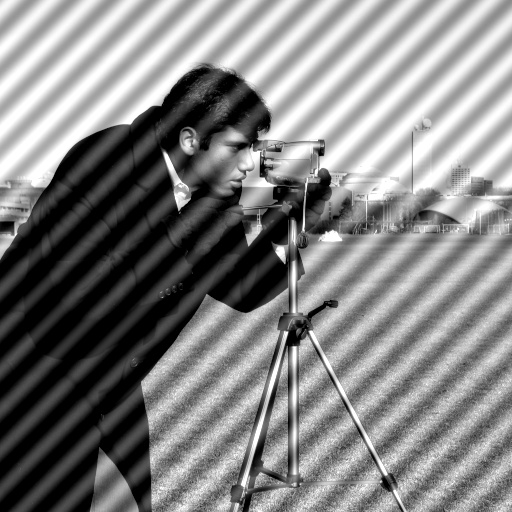
#> input picture periodic_noise.jpg, 512 x 512 px
$ jupyter execute lab2.ipynb
#> lines starting #> are read from the running program, lines starting #| are printed output that depends on the picture; after the words box and inside, x2 and y2 are one past the last pixel; in counts of white or black regions, pixels touching at a corner belong together; long printed decimals are rounded
# Task 1

Usted trabaja para una empresa de imágenes satelitales. Una de las cámaras en órbita tiene una
interferencia electrónica que genera un ruido sinusoidal (patrón de rayas diagonales) sobre las fotografías
de la superficie terrestre. Los filtros espaciales tradicionales (Gaussian Blur) destruyen los detalles
geográficos necesarios. Por ello usted ha decido idear una solución tomando como base fotografías que
tiene a mano con el mismo problema previo a implementar la solución real. Con esto en mente, realice:
1. Cargue la imagen periodic_noise.jpg en escala de grises.
2. Calcule la Transformada Discreta de Fourier (DFT) y desplace el componente de frecuencia cero al
centro.
3. Muestre el Espectro de Magnitud en escala logarítmica.
4. Identifique visualmente los "picos" de energía que no corresponden a la información natural de la
imagen (puntos brillantes fuera del centro).
5. Cree una máscara (Notch Filter) que bloquee específicamente esas frecuencias parásitas
(haciéndolas cero), pero preserve el resto del espectro, incluyendo el componente DC.
6. Aplique la Transformada Inversa (IDFT) para recuperar la imagen espacial.
Para esta parte se espera que entregue:
• Código funcional y visualización correcta del espectro con los picos de ruidos señalados
• Imagen restaurada exitosamente (sin rayas y con detalles nítidos)
• Explique por qué un filtro de promedio (average filter) de 5x5 en el dominio espacial hibiera sido una
mala solución para este problema específico

[cell 1]
import cv2
import numpy as np
import matplotlib.pyplot as plt

[cell 2]
img = cv2.imread('periodic_noise.jpg', cv2.IMREAD_GRAYSCALE)
#> img is the input picture: shape (512, 512); min 0, max 255, mean 130.2

plt.figure(figsize=(6,6))
plt.imshow(img, cmap='gray')
plt.title('Imagen con ruido periódico')
plt.axis('off')

[cell 3]
dft = cv2.dft(np.float32(img), flags=cv2.DFT_COMPLEX_OUTPUT)
dft_shift = np.fft.fftshift(dft)  # Mover frecuencia cero, centrada

[cell 4]
magnitude_spectrum = 20 * np.log(cv2.magnitude(dft_shift[:,:,0], dft_shift[:,:,1]) + 1)

plt.figure(figsize=(6,6))
plt.imshow(magnitude_spectrum, cmap='gray')
plt.title('Espectro de Magnitud (log)')
plt.axis('off')

## se pueden observar los picos de luz tirando en forma de estrella

[cell 5]
plt.imsave('espectro.png', magnitude_spectrum, cmap='gray')

### se guardo para usar con ayuda de paint las coordenadas de los picos y con eso logramos definir que los picos son:
(218, 218),
(230, 230),
(243, 243),
(269, 269),
(282, 282),
(295, 295)

[cell 6]
rows, cols = img.shape
#> rows = 512; cols = 512
peaks = [
    (218, 218),
    (230, 230),
    (243, 243),
    (269, 269),
    (282, 282),
    (295, 295)
]

[cell 7]
mask = np.ones((rows, cols, 2), np.uint8)

r = 8  # radio del notch a prueba y error
for peak in peaks:
    x, y = peak
    cv2.circle(mask, (y, x), r, (0,0,0), -1)

plt.figure(figsize=(6,6))
plt.imshow(mask[:,:,0], cmap='gray')
plt.title('Máscara Notch')
plt.axis('off')

[cell 8]
fshift = dft_shift * mask

# Volver a dominio espacial
f_ishift = np.fft.ifftshift(fshift)
img_back = cv2.idft(f_ishift)
img_back = cv2.magnitude(img_back[:,:,0], img_back[:,:,1])
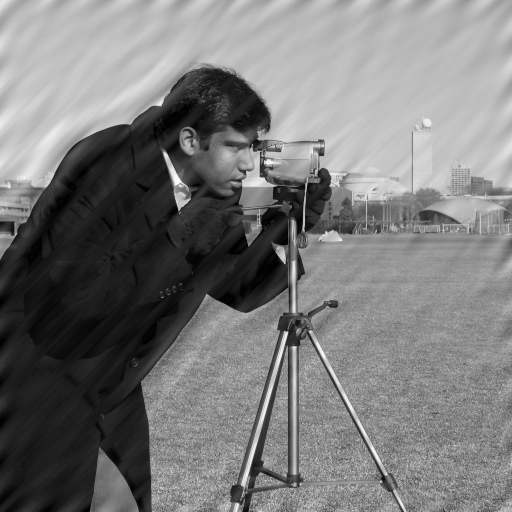
#> img_back: shape (512, 512) float32; min 11138.1, max 71367048, mean 34148896; drawn with min black and max white

# Normalizar para visualizar
img_back = cv2.normalize(img_back, None, 0, 255, cv2.NORM_MINMAX)
img_back = np.uint8(img_back)

plt.figure(figsize=(6,6))
plt.imshow(img_back, cmap='gray')
plt.title('Imagen Restaurada (sin ruido periódico)')
plt.axis('off')

## por que un filtro de promedio de 5x5 hubiera sido una mala solucion?

El filtro de promedio 5×5 reemplaza cada píxel por el valor promedio de sus vecinos, lo que produce un efecto de suavizado general en la imagen. Sin embargo, el ruido presente en este caso no era aleatorio, sino periódico y con una frecuencia bien definida.

Entonces el filtro no habría eliminado las líneas de ruido, sino que únicamente habría reducido de forma general las variaciones de intensidad en la imagen. Como este tipo de filtro tiene su respuesta máxima en las bajas frecuencias y atenúa progresivamente las altas, el resultado visual habría sido una imagen más borrosa, donde los detalles geográficos importantes se degradan, mientras que el patrón de ruido todavía sería perceptible.

En resumen, se habría perdido información útil de la imagen sin eliminar eficazmente la interferencia sinusoidal, lo que lo convierte en una solución inadecuada para este problema específico.

## **Task 2**

[cell 9]
import cv2
import numpy as np

# -----------------------------
# 1) Cargar imagen y asegurar binaria
# -----------------------------
path = "fingerprint_noisy.png"
img = cv2.imread(path, cv2.IMREAD_GRAYSCALE)
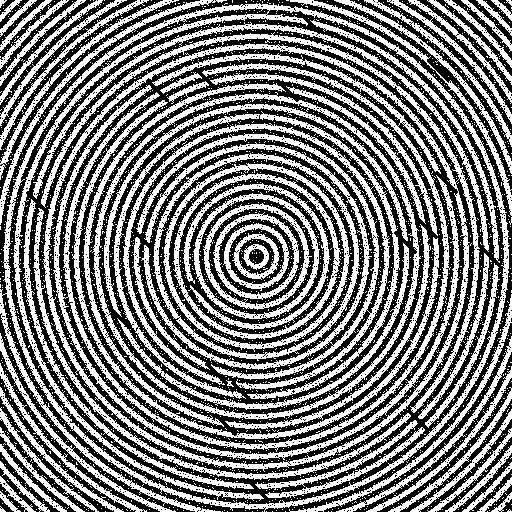
#> input picture fingerprint_noisy.png, 512 x 512 px
#> img: shape (512, 512); 49.2% white; 3273 white regions (3200 under 20 px), largest, box (x1, y1, x2, y2) and area: (113, 111, 400, 399) 14240, (0, 3, 510, 512) 13003, (53, 53, 460, 460) 11482
if img is None:
    raise FileNotFoundError(f"No se pudo leer {path}. Verifica la ruta.")

# Otsu -> binaria (0/255)
_, bw = cv2.threshold(img, 0, 255, cv2.THRESH_BINARY + cv2.THRESH_OTSU)

# Heurística: si quedó "muy blanco", invertir
# (en general conviene que la huella/crestas sea el foreground blanco)
if np.mean(bw == 255) > 0.5:
    bw = cv2.bitwise_not(bw)

# -----------------------------
# 2) Quitar ruido sal (puntitos blancos)
#    -> Apertura (opening) = erosión + dilatación
# -----------------------------
k1 = 3  # tamaño kernel (3, 5...). 3 suele ser buen inicio
se1 = cv2.getStructuringElement(cv2.MORPH_ELLIPSE, (k1, k1))
#> se1 = [[0, 1, 0], [1, 1, 1], [0, 1, 0]]
step2 = cv2.morphologyEx(bw, cv2.MORPH_OPEN, se1, iterations=1)
#> step2: shape (512, 512); 42.4% white; 239 white regions (13 under 20 px), largest, box (x1, y1, x2, y2) and area: (43, 132, 451, 470) 3139, (175, 133, 379, 380) 2249, (104, 104, 408, 314) 2188

# -----------------------------
# 3) Conectar grietas
#    -> Cierre (closing) = dilatación + erosión
# -----------------------------
k2 = 5  # tamaño kernel para cerrar grietas (5, 7...). Depende de la imagen
se2 = cv2.getStructuringElement(cv2.MORPH_ELLIPSE, (k2, k2))
final_img = cv2.morphologyEx(step2, cv2.MORPH_CLOSE, se2, iterations=1)
#> final_img: shape (512, 512); 47.4% white; 81 white regions (48 under 20 px), largest, box (x1, y1, x2, y2) and area: (0, 0, 509, 512) 101416, (338, 338, 512, 512) 2129, (335, 0, 512, 216) 1860

# -----------------------------
# Demostración: orden inverso (primero cerrar, luego abrir)
# -----------------------------
inverse = cv2.morphologyEx(
    cv2.morphologyEx(bw, cv2.MORPH_CLOSE, se2, iterations=1),
    cv2.MORPH_OPEN, se1, iterations=1
)
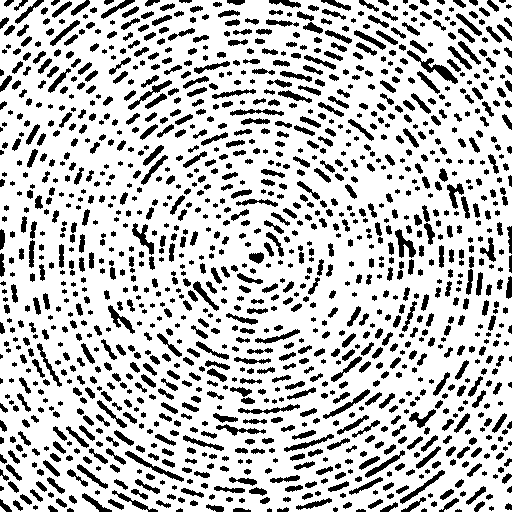
#> inverse: shape (512, 512); 76.3% white; 1312 black regions (302 under 20 px), largest, box (x1, y1, x2, y2) and area: (407, 50, 458, 84) 391, (125, 451, 184, 482) 292, (395, 229, 416, 258) 269

# -----------------------------
# Mostrar resultados (sin matplotlib): OpenCV en notebook
# (Si esto no te muestra bien en tu entorno, abajo te dejo alternativa)
# -----------------------------
try:
    from IPython.display import display
    # Convertir a RGB para que se vea bien si tu notebook lo requiere
    display(cv2.cvtColor(bw, cv2.COLOR_GRAY2RGB))
    display(cv2.cvtColor(step2, cv2.COLOR_GRAY2RGB))
    display(cv2.cvtColor(final_img, cv2.COLOR_GRAY2RGB))
    display(cv2.cvtColor(inverse, cv2.COLOR_GRAY2RGB))
except Exception:
    # Alternativa: guarda archivos y ábrelos desde el explorador del notebook
    cv2.imwrite("01_original_binaria.png", bw)
    cv2.imwrite("02_paso2_opening.png", step2)
    cv2.imwrite("03_final_opening_close.png", final_img)
    cv2.imwrite("04_inverso_close_open.png", inverse)
    print("Listo. Guardé 4 imágenes PNG en el directorio actual.")

# Métrica rápida para comparar (opcional)
print("Proporción de pixeles blancos (foreground):")
print("  Original:", np.mean(bw == 255))
#|   Original: 0.4925
print("  Paso 2:", np.mean(step2 == 255))
#|   Paso 2: 0.424
print("  Final:", np.mean(final_img == 255))
#|   Final: 0.474
print("  Inverso:", np.mean(inverse == 255))
#|   Inverso: 0.763

## ¿El orden de los factores altera el producto?

Sí. En morfología matemática, **el orden de las operaciones altera el resultado**, porque **Apertura (Opening)** y **Cierre (Closing)** no son conmutativas.

---

## ¿Qué pasa con el orden recomendado: Apertura → Cierre?

### 1) **Apertura (Opening)**
- **Objetivo:** eliminar el **ruido sal** (puntitos blancos aislados en los valles).
- La apertura equivale a **Erosión → Dilatación**, por lo que:
  - elimina objetos blancos pequeños que no “sobreviven” a la erosión,
  - y luego recupera el tamaño general de las crestas con la dilatación.

### 2) **Cierre (Closing)**
- **Objetivo:** conectar **grietas** (pequeñas roturas en las crestas).
- El cierre equivale a **Dilatación → Erosión**, por lo que:
  - la dilatación “puentea” pequeños cortes,
  - la erosión posterior evita que se engorde demasiado.

Resultado típico: **menos ruido blanco** + **crestas más continuas**.

---

## ¿Qué hubiera pasado en orden inverso: Cierre → Apertura?

### 1) Primero **Cierre (Closing)**
- La dilatación inicial puede:
  - unir segmentos cercanos (bien, porque cierra grietas),
  - pero también puede **engordar** crestas y **cerrar valles**, uniendo regiones que no deberían unirse si el kernel es algo grande.

### 2) Luego **Apertura (Opening)**
- La apertura elimina “detalles pequeños” del foreground,
- pero **no revierte fácilmente** uniones grandes creadas por el cierre.
- Por eso, es común que el resultado final quede:
  - **más blanco/grueso**,
  - con **pérdida de detalles finos**,
  - y una huella menos útil para matching.

Resultado típico: **sobre-conexión** + **pérdida de estructura**.

## **Task 3**

[cell 10]
# Pipeline completo: FFT -> Filtro -> IFFT -> Anomalía -> Threshold -> Morfología -> CC
# (Listo para correr en 1 sola celda)

import cv2
import numpy as np
import matplotlib.pyplot as plt

# ============================================================
# 0) Cargar imagen
# ============================================================
path = "textile_defect.jpg"
img = cv2.imread(path, cv2.IMREAD_GRAYSCALE)
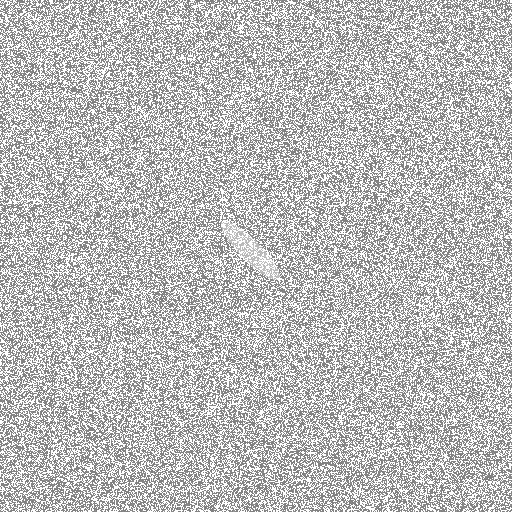
#> input picture textile_defect.jpg, 512 x 512 px
#> img is the input picture: shape (512, 512); min 117, max 255, mean 188.3
if img is None:
    raise FileNotFoundError(f"No se pudo leer {path}. Verifica que esté en el folder del notebook.")

h, w = img.shape
#> h = 512; w = 512
img_f = img.astype(np.float32) / 255.0

# ============================================================
# 1) FFT + filtro low-pass gaussiano (supresión de textura)
# ============================================================
F = np.fft.fft2(img_f)
Fshift = np.fft.fftshift(F)
mag = np.log1p(np.abs(Fshift))

cy, cx = h // 2, w // 2
#> cy = 256; cx = 256
Y, X = np.ogrid[:h, :w]
dist2 = (Y - cy) ** 2 + (X - cx) ** 2

# Sigma (más pequeño = más agresivo contra textura/grano)
sigma = 0.05 * min(h, w)   # prueba 0.04–0.07 si necesitas
lp = np.exp(-dist2 / (2 * (sigma ** 2))).astype(np.float32)

F_filt = Fshift * lp
smooth = np.fft.ifft2(np.fft.ifftshift(F_filt))
smooth = np.real(smooth)
smooth = cv2.normalize(smooth, None, 0, 1, cv2.NORM_MINMAX)
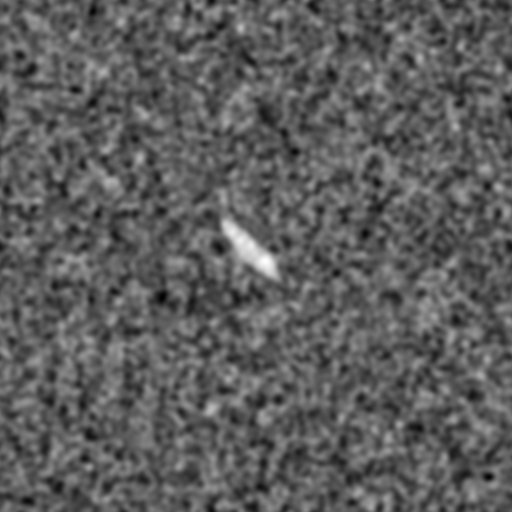
#> smooth: shape (512, 512) float64; min 1.4e-16, max 1, mean 0.367

# ============================================================
# 2) Mapa de anomalía (resalta defecto vs fondo suavizado)
# ============================================================
anomaly = np.abs(img_f - smooth)
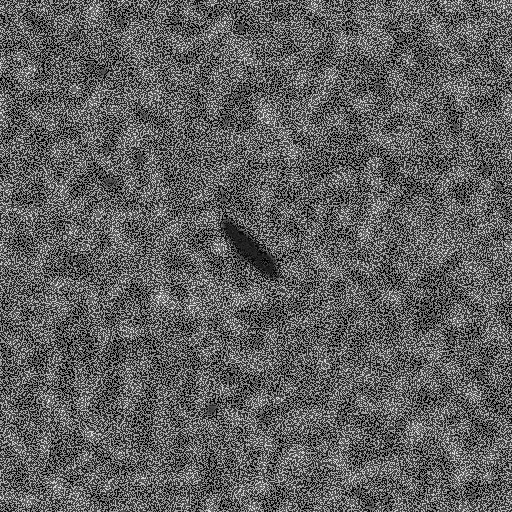
#> anomaly: shape (512, 512) float64; min 1.53e-06, max 1, mean 0.374
anomaly = cv2.normalize(anomaly, None, 0, 1, cv2.NORM_MINMAX)

# Si el defecto aparece "oscuro" en el mapa, invertimos para que sea brillante
roi = anomaly[h//3:2*h//3, w//3:2*w//3]
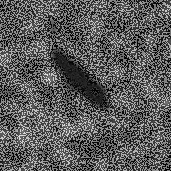
#> roi: shape (171, 171) float64; min 6.72e-06, max 0.919, mean 0.359
if roi.min() < roi.mean() - 0.15:
    anomaly_use = 1.0 - anomaly
else:
    anomaly_use = anomaly

an_u8 = (anomaly_use * 255).astype(np.uint8)

# Suavizar anomalía para que el defecto quede más conectado
an_blur = cv2.GaussianBlur(an_u8, (7, 7), 0)
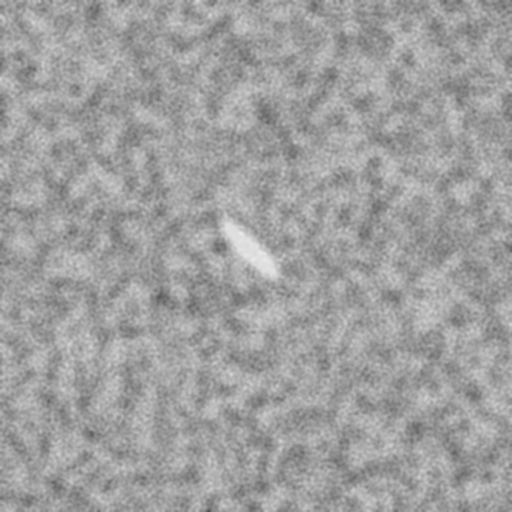
#> an_blur: shape (512, 512); min 81, max 234, mean 159.2

# ============================================================
# 3) Thresholding (segmentación)
# ============================================================
# Percentil menos estricto que p97 (para no quedarnos solo con puntitos)
p = 94  # prueba 92–95 si necesitas
t = np.percentile(an_blur, p)
#> t = 183
mask_pre = (an_blur >= t).astype(np.uint8) * 255
#> mask_pre: shape (512, 512); 6.4% white; 1075 white regions (893 under 20 px), largest, box (x1, y1, x2, y2) and area: (219, 212, 283, 281) 1819, (414, 300, 439, 331) 336, (254, 304, 286, 331) 274

# ============================================================
# 4) Morfología (refinamiento)
#    - Primero CIERRE para conectar la rasgadura
#    - Luego APERTURA para limpiar puntos residuales
# ============================================================
se_close = cv2.getStructuringElement(cv2.MORPH_ELLIPSE, (17, 17))  # prueba 13–21
se_open  = cv2.getStructuringElement(cv2.MORPH_ELLIPSE, (3, 3))    # prueba 3–5

mask = cv2.morphologyEx(mask_pre, cv2.MORPH_CLOSE, se_close, iterations=1)
#> mask: shape (512, 512); 17% white; 222 white regions (111 under 20 px), largest, box (x1, y1, x2, y2) and area: (188, 161, 299, 287) 3941, (306, 92, 436, 219) 2947, (0, 0, 81, 167) 2703
mask = cv2.morphologyEx(mask,     cv2.MORPH_OPEN,  se_open,  iterations=1)
#> mask: shape (512, 512); 16.4% white; 163 white regions (43 under 20 px), largest, box (x1, y1, x2, y2) and area: (210, 173, 299, 287) 3643, (309, 93, 433, 206) 2851, (0, 8, 81, 157) 2487

# ============================================================
# 5) Connected Components: escoger región grande + alargada
# ============================================================
num_labels, labels, stats, _ = cv2.connectedComponentsWithStats(mask, connectivity=8)
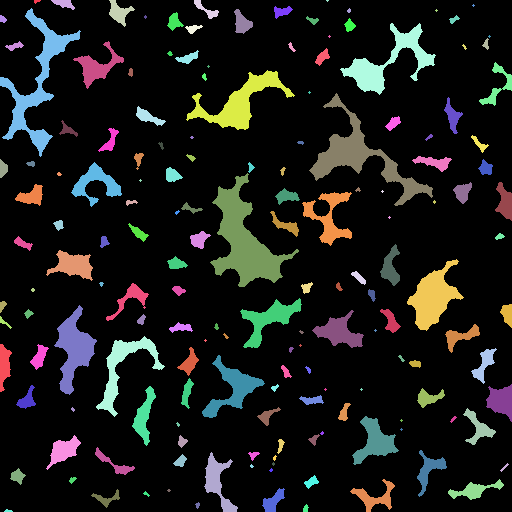
#> labels: shape (512, 512) int32; 164 distinct labels, from 0 to 163; one colour per label, 0 black
#> num_labels = 164; stats = 164 rows, first 6: [0, 0, 512, 512, 219095], [34, 0, 7, 4, 17], [51, 0, 24, 10, 133], [109, 0, 26, 27, 313], [194, 0, 25, 19, 154], [326, 0, 3, 2, 4]

mask_final = np.zeros_like(mask)
best_score = -1
best_label = None

min_area = 150  # ajusta 80–400 según tamaño esperado del defecto

for i in range(1, num_labels):
    x, y, ww, hh, area = stats[i]
    if area < min_area:
        continue
    aspect = max(ww, hh) / (min(ww, hh) + 1e-6)  # elongación
    score = area * aspect
    if score > best_score:
        best_score = score
        best_label = i
#> this loop made 163 passes
#> (x, y, ww, hh, area, aspect, score, best_score) on passes 3, 8, 58: (109, 0, 26, 27, 313, 1.04, 325, 325), (0, 8, 81, 149, 2487, 1.84, 4574.9, 4574.9), (210, 173, 89, 114, 3643, 1.28, 4666.3, 4666.3)
#> (x, y, ww, hh, area) on passes 2, 7, 13, 15, 16, 17: (51, 0, 24, 10, 133), (274, 6, 19, 13, 138), (0, 15, 7, 8, 39), (449, 15, 11, 9, 46), (306, 16, 13, 9, 55), (344, 18, 12, 14, 93)
#> after the loop, best_label = 58; best_score = 4666.3

if best_label is not None:
    mask_final[labels == best_label] = 255

cv2.imwrite("mask_final.png", mask_final)

# ============================================================
# 6) Visualización (entregables)
# ============================================================
fig, ax = plt.subplots(2, 4, figsize=(18, 9))
for a in ax.ravel():
    a.axis("off")

ax[0,0].imshow(img, cmap="gray")
ax[0,0].set_title("Original (gris)")

ax[0,1].imshow(mag, cmap="gray")
ax[0,1].set_title("|FFT| (log)")

ax[0,2].imshow(lp, cmap="gray")
ax[0,2].set_title(f"Filtro LP Gauss (sigma={sigma:.1f})")

ax[0,3].imshow(smooth, cmap="gray")
ax[0,3].set_title("IFFT (suavizada)")

ax[1,0].imshow(anomaly_use, cmap="gray")
ax[1,0].set_title("Anomalía (ajustada)")

ax[1,1].imshow(mask_pre, cmap="gray")
ax[1,1].set_title(f"Máscara prelim (p{p}={t:.0f})")

ax[1,2].imshow(mask, cmap="gray")
ax[1,2].set_title("Refinada (close→open)")

ax[1,3].imshow(mask_final, cmap="gray")
ax[1,3].set_title("FINAL (CC: área + elongación)")

plt.tight_layout()
plt.show()
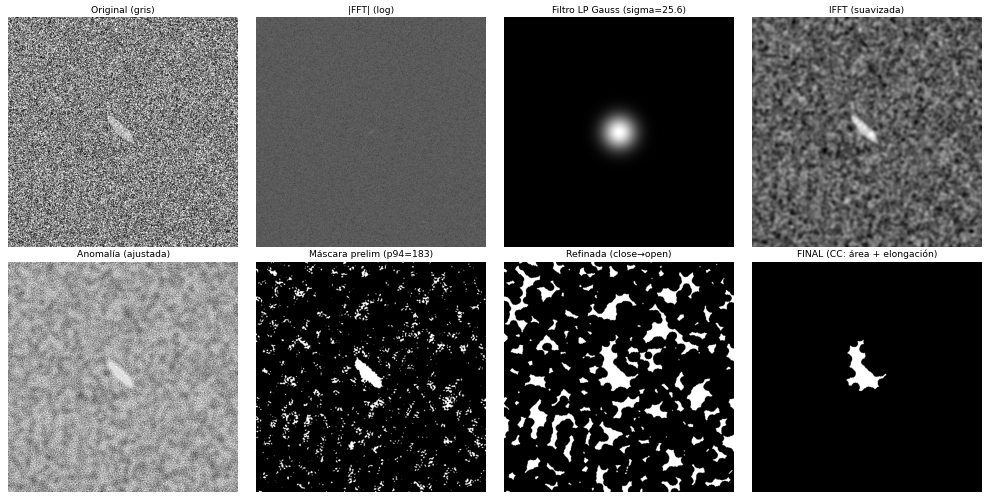
#> figure drawn by matplotlib, 8 panels

print("Percentil:", p, "Umbral:", t)
#| Percentil: 94 Umbral: 183.0
print("Blancos prelim:", np.mean(mask_pre == 255))
#| Blancos prelim: 0.06421
print("Blancos refinada:", np.mean(mask == 255))
#| Blancos refinada: 0.1642
print("Blancos final:", np.mean(mask_final == 255))
print("Guardado: mask_final.png")
